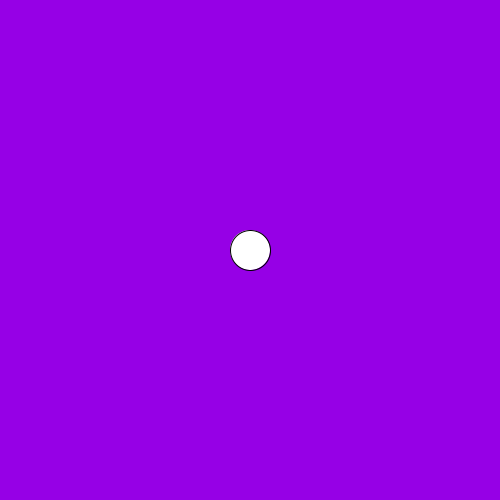
Frame 1 (no input)
Frame 60 (the mouse pressed at the canvas centre just before this capture): identical to frame 1, image omitted
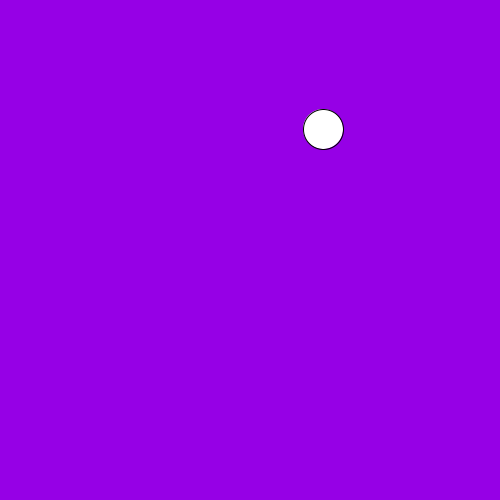
Frame 120 (the mouse held since frame 60 and released just before this capture)

The Processing sketch that drew these frames (run headless with seeded random() and noise(); from frame 60 on, the mouse is pressed at the canvas centre):

// Processing sketch: slippery_dot
// ── slippery_dot.pde

 // Make a slippery dot. When you click on the dot it will slide to a new location.
 
 
 // 1. Create three integer variables to represent the x, y, and the size of the ellipse
    int x= 250;
    int y=250;
    int s=40;
    void setup() {
      // 2. Set the size of your sketch
    size(500,500);
    }
    
    void draw() {
    
      // 3. Set the background color of your sketch
      background(150,0,230);
      // 4. Draw an ellipse using the variables created at the top of the sketch for the location and size of your ellipse. 
      //    Make sure it fits in the window. Change the variables if it does not.
    ellipse(x,y,s,s);
    
    }
    
    /******** This method gets called automatically when you press the mouse ************/
    void mousePressed() {
      //5. Create an integer variable called distance
      int distance;
      //6. The getDistanceFromMouse() method below returns a number.
      //   Set the value of your distance variable to the value returned by the getDistance method
      //   You will need to pass the x and y location of your ellipse to this method.
          distance=getDistanceFromMouse(x,y);
          
      //7.  Use an if statement to check if your distance variable is < the radius of the ellipse
      //    If it is, make a new x AND y for the ellipse, for a new random location on the window
      //    Hint: Use code like this      x = (int) random(width);
       if(distance<20) {
       x=(int) random(width);
       y=(int) random(height);
       
       }
      
    }
    
    /********  This method gives you the number of pixels between the mouse and the x,y point ***********/
    int getDistanceFromMouse(int x, int y) {
      return (int)Math.sqrt(Math.pow((mouseX-x),2) + Math.pow((mouseY-y),2));
    }
